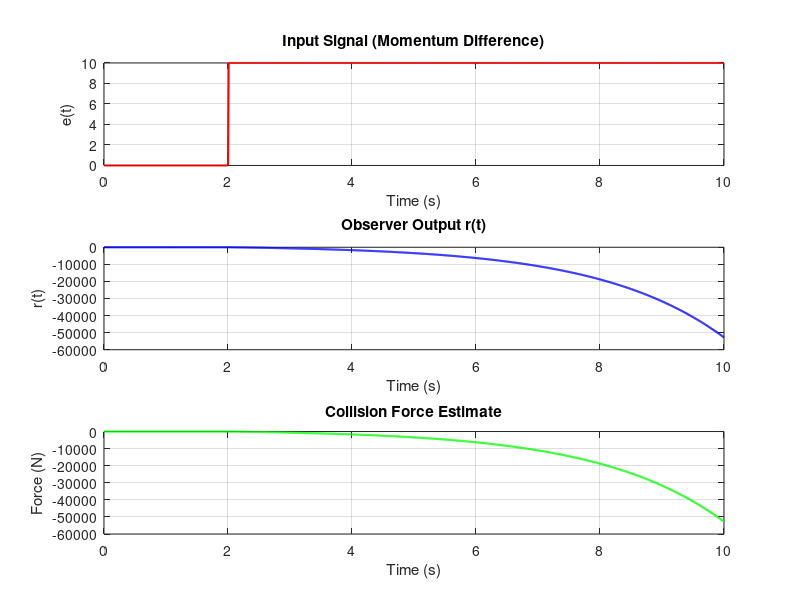

Recreate this plot in MATLAB.
% 清理工作空间  
clear; clc; close all;  

% 参数定义  
K1 = 50;  % 增益系数  
K2 = 0.5; % 另一增益系数  
dt = 0.01; % 时间步长  
t_end = 10; % 模拟时间  
t0 = 1; % 观测器启动时间  
threshold = 5; % 碰撞检测阈值
% 初始化变量  
time = 0:dt:t_end; % 时间向量  
r = zeros(size(time)); % 观测器输出  
e = zeros(size(time)); % 观测器输入，假设某个活动信号  
collision_force = zeros(size(time)); % 碰撞力  

% 模拟输入信号（假设为某个动量信号的阶跃信号）  
for i = 1:length(time)  
    if time(i) > 2  
        e(i) = 10; % 假设在t>2时有一个阶跃信号  
    else  
        e(i) = 0;  
    end  
end  

% 观测器动态更新  
for i = 2:length(time)  
    % 计算输入的动量差  
    momentum_diff = K2 * r(i-1) - K1 * e(i-1);  

    % 更新观测器输出  
    r(i) = r(i-1) + dt * momentum_diff;  

    % 碰撞力（可以定义为观测器的输出）  
    collision_force(i) = r(i);  

    % 判断是否发生碰撞  
    if abs(collision_force(i)) > threshold % 设定碰撞检测阈值  
        fprintf('Collision detected at t = %.2f seconds\n', time(i));  
    end  
end  

% 绘制结果  
figure;  
subplot(3,1,1);  
plot(time, e, 'r', 'LineWidth', 1.5);  
title('Input Signal (Momentum Difference)');  
xlabel('Time (s)');  
ylabel('e(t)');  
grid on;  

subplot(3,1,2);  
plot(time, r, 'b', 'LineWidth', 1.5);  
title('Observer Output r(t)');  
xlabel('Time (s)');  
ylabel('r(t)');  
grid on;  

subplot(3,1,3);  
plot(time, collision_force, 'g', 'LineWidth', 1.5);  
title('Collision Force Estimate');  
xlabel('Time (s)');  
ylabel('Force (N)');  
grid on;  
  
